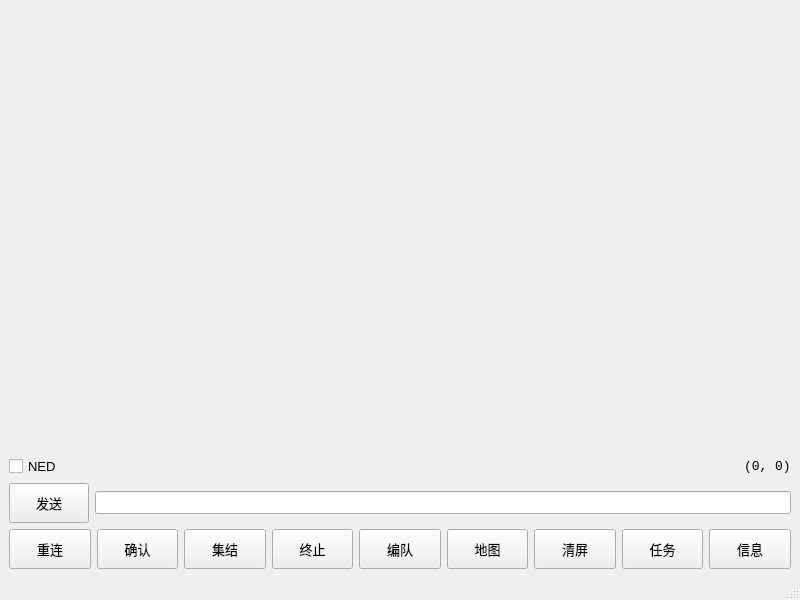
<?xml version="1.0" encoding="UTF-8"?>
<ui version="4.0">
 <class>MainWindow</class>
 <widget class="QMainWindow" name="MainWindow">
  <property name="geometry">
   <rect>
    <x>0</x>
    <y>0</y>
    <width>800</width>
    <height>600</height>
   </rect>
  </property>
  <property name="windowTitle">
   <string>MainWindow</string>
  </property>
  <widget class="QWidget" name="centralwidget">
   <layout class="QVBoxLayout" name="verticalLayout">
    <item>
     <layout class="QHBoxLayout" name="horizontalLayout_4">
      <item>
       <widget class="QCustomPlot" name="graph" native="true">
        <property name="sizePolicy">
         <sizepolicy hsizetype="MinimumExpanding" vsizetype="MinimumExpanding">
          <horstretch>0</horstretch>
          <verstretch>0</verstretch>
         </sizepolicy>
        </property>
       </widget>
      </item>
     </layout>
    </item>
    <item>
     <layout class="QHBoxLayout" name="horizontalLayout_2">
      <item>
       <widget class="QCheckBox" name="cbNED">
        <property name="font">
         <font>
          <pointsize>10</pointsize>
         </font>
        </property>
        <property name="text">
         <string>NED</string>
        </property>
       </widget>
      </item>
      <item>
       <spacer name="horizontalSpacer">
        <property name="orientation">
         <enum>Qt::Horizontal</enum>
        </property>
        <property name="sizeHint" stdset="0">
         <size>
          <width>40</width>
          <height>20</height>
         </size>
        </property>
       </spacer>
      </item>
      <item>
       <widget class="QLabel" name="labMouse">
        <property name="font">
         <font>
          <family>Consolas</family>
          <pointsize>10</pointsize>
         </font>
        </property>
        <property name="text">
         <string>(0, 0)</string>
        </property>
       </widget>
      </item>
     </layout>
    </item>
    <item>
     <layout class="QHBoxLayout" name="horizontalLayout_3">
      <item>
       <widget class="QPushButton" name="btnSendUser">
        <property name="minimumSize">
         <size>
          <width>0</width>
          <height>40</height>
         </size>
        </property>
        <property name="font">
         <font>
          <family>等线</family>
          <pointsize>10</pointsize>
         </font>
        </property>
        <property name="text">
         <string>发送</string>
        </property>
       </widget>
      </item>
      <item>
       <widget class="QLineEdit" name="lnUser">
        <property name="minimumSize">
         <size>
          <width>0</width>
          <height>0</height>
         </size>
        </property>
        <property name="font">
         <font>
          <pointsize>10</pointsize>
         </font>
        </property>
       </widget>
      </item>
     </layout>
    </item>
    <item>
     <layout class="QHBoxLayout" name="horizontalLayout">
      <item>
       <widget class="QPushButton" name="btnConnect">
        <property name="minimumSize">
         <size>
          <width>0</width>
          <height>40</height>
         </size>
        </property>
        <property name="font">
         <font>
          <family>等线</family>
          <pointsize>10</pointsize>
         </font>
        </property>
        <property name="text">
         <string>重连</string>
        </property>
       </widget>
      </item>
      <item>
       <widget class="QPushButton" name="btnConfirm">
        <property name="minimumSize">
         <size>
          <width>0</width>
          <height>40</height>
         </size>
        </property>
        <property name="font">
         <font>
          <family>等线</family>
          <pointsize>10</pointsize>
         </font>
        </property>
        <property name="text">
         <string>确认</string>
        </property>
       </widget>
      </item>
      <item>
       <widget class="QPushButton" name="btnTracking">
        <property name="minimumSize">
         <size>
          <width>0</width>
          <height>40</height>
         </size>
        </property>
        <property name="font">
         <font>
          <family>等线</family>
          <pointsize>10</pointsize>
         </font>
        </property>
        <property name="text">
         <string>集结</string>
        </property>
       </widget>
      </item>
      <item>
       <widget class="QPushButton" name="btnStop">
        <property name="minimumSize">
         <size>
          <width>0</width>
          <height>40</height>
         </size>
        </property>
        <property name="font">
         <font>
          <family>等线</family>
          <pointsize>10</pointsize>
         </font>
        </property>
        <property name="text">
         <string>终止</string>
        </property>
       </widget>
      </item>
      <item>
       <widget class="QPushButton" name="btnForm">
        <property name="minimumSize">
         <size>
          <width>0</width>
          <height>40</height>
         </size>
        </property>
        <property name="font">
         <font>
          <family>等线</family>
          <pointsize>10</pointsize>
         </font>
        </property>
        <property name="text">
         <string>编队</string>
        </property>
       </widget>
      </item>
      <item>
       <widget class="QPushButton" name="btnMap">
        <property name="minimumSize">
         <size>
          <width>0</width>
          <height>40</height>
         </size>
        </property>
        <property name="font">
         <font>
          <family>等线</family>
          <pointsize>10</pointsize>
         </font>
        </property>
        <property name="text">
         <string>地图</string>
        </property>
       </widget>
      </item>
      <item>
       <widget class="QPushButton" name="btnClear">
        <property name="minimumSize">
         <size>
          <width>0</width>
          <height>40</height>
         </size>
        </property>
        <property name="font">
         <font>
          <family>等线</family>
          <pointsize>10</pointsize>
         </font>
        </property>
        <property name="text">
         <string>清屏</string>
        </property>
       </widget>
      </item>
      <item>
       <widget class="QPushButton" name="btnTask">
        <property name="minimumSize">
         <size>
          <width>0</width>
          <height>40</height>
         </size>
        </property>
        <property name="font">
         <font>
          <family>等线</family>
          <pointsize>10</pointsize>
         </font>
        </property>
        <property name="text">
         <string>任务</string>
        </property>
       </widget>
      </item>
      <item>
       <widget class="QPushButton" name="btnInfo">
        <property name="minimumSize">
         <size>
          <width>0</width>
          <height>40</height>
         </size>
        </property>
        <property name="font">
         <font>
          <family>等线</family>
          <pointsize>10</pointsize>
         </font>
        </property>
        <property name="text">
         <string>信息</string>
        </property>
       </widget>
      </item>
     </layout>
    </item>
   </layout>
  </widget>
  <widget class="QStatusBar" name="statusbar"/>
 </widget>
 <customwidgets>
  <customwidget>
   <class>QCustomPlot</class>
   <extends>QWidget</extends>
   <header>qcustomplot.h</header>
   <container>1</container>
  </customwidget>
 </customwidgets>
 <resources/>
 <connections/>
</ui>
